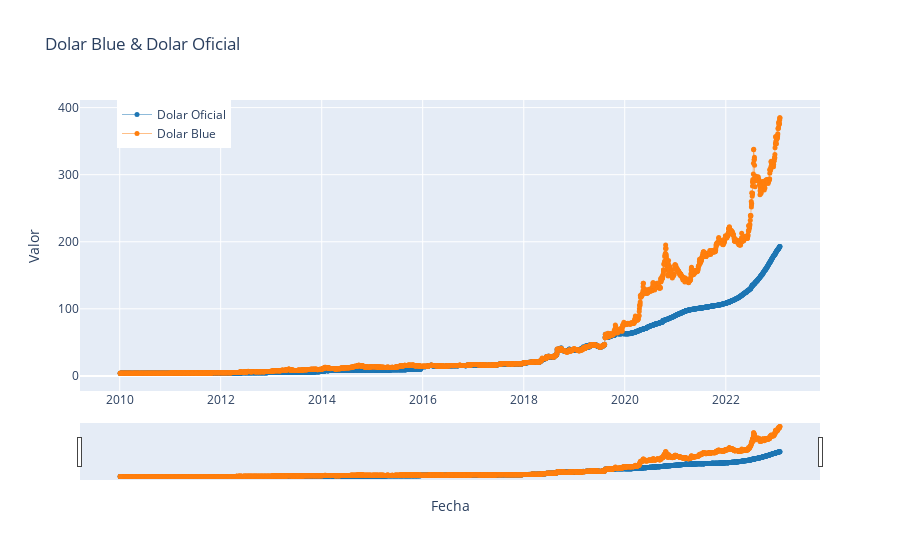

The notebook cell saved with this chart:
### Code cell
# create the trace for Dolar Blue
trace1 = go.Scatter(x=p_merged_df['Fecha'], y=p_merged_df['Dolar Blue'], mode='lines+markers', name='Dolar Oficial', 
                      line=dict(width=0.5, color='#1f77b4'),
                      marker=dict(size=5))

# create the trace for Dolar Oficial
trace2 = go.Scatter(x=p_merged_df['Fecha'], y=p_merged_df['Dolar Oficial'], mode='lines+markers', name='Dolar Blue', 
                      line=dict(width=0.5, color='#ff7f0e'),
                      marker=dict(size=5))

layout = go.Layout(title='Dolar Blue & Dolar Oficial', 
                   xaxis=dict(title='Fecha', rangeslider=dict(visible = True), showgrid=True), 
                   yaxis=dict(title='Valor', showgrid=True),
                   legend=dict(x=0.05, y=1))

# create the figure
fig = go.Figure(data=[trace1, trace2], layout=layout)

# Show the chart
pyo.iplot(fig)

### Figure 1 — Plotly figure (JSON) as saved in the notebook; plotly's stock layout.template omitted (floating-point values rounded to 4 significant figures; data arrays with more than 128 entries replaced by an {"elided": "..."} marker saying what was removed)
{"data": [{"line": {"color": "#1f77b4", "width": 0.5}, "marker": {"size": 5}, "mode": "lines+markers", "name": "Dolar Oficial", "type": "scatter", "x": {"elided": "3245 str values"}, "y": {"elided": "3245 float values"}}, {"line": {"color": "#ff7f0e", "width": 0.5}, "marker": {"size": 5}, "mode": "lines+markers", "name": "Dolar Blue", "type": "scatter", "x": {"elided": "3245 str values"}, "y": {"elided": "3245 float values"}}], "layout": {"legend": {"x": 0.05, "y": 1}, "title": {"text": "Dolar Blue & Dolar Oficial"}, "xaxis": {"rangeslider": {"visible": true}, "showgrid": true, "title": {"text": "Fecha"}}, "yaxis": {"showgrid": true, "title": {"text": "Valor"}}}}
